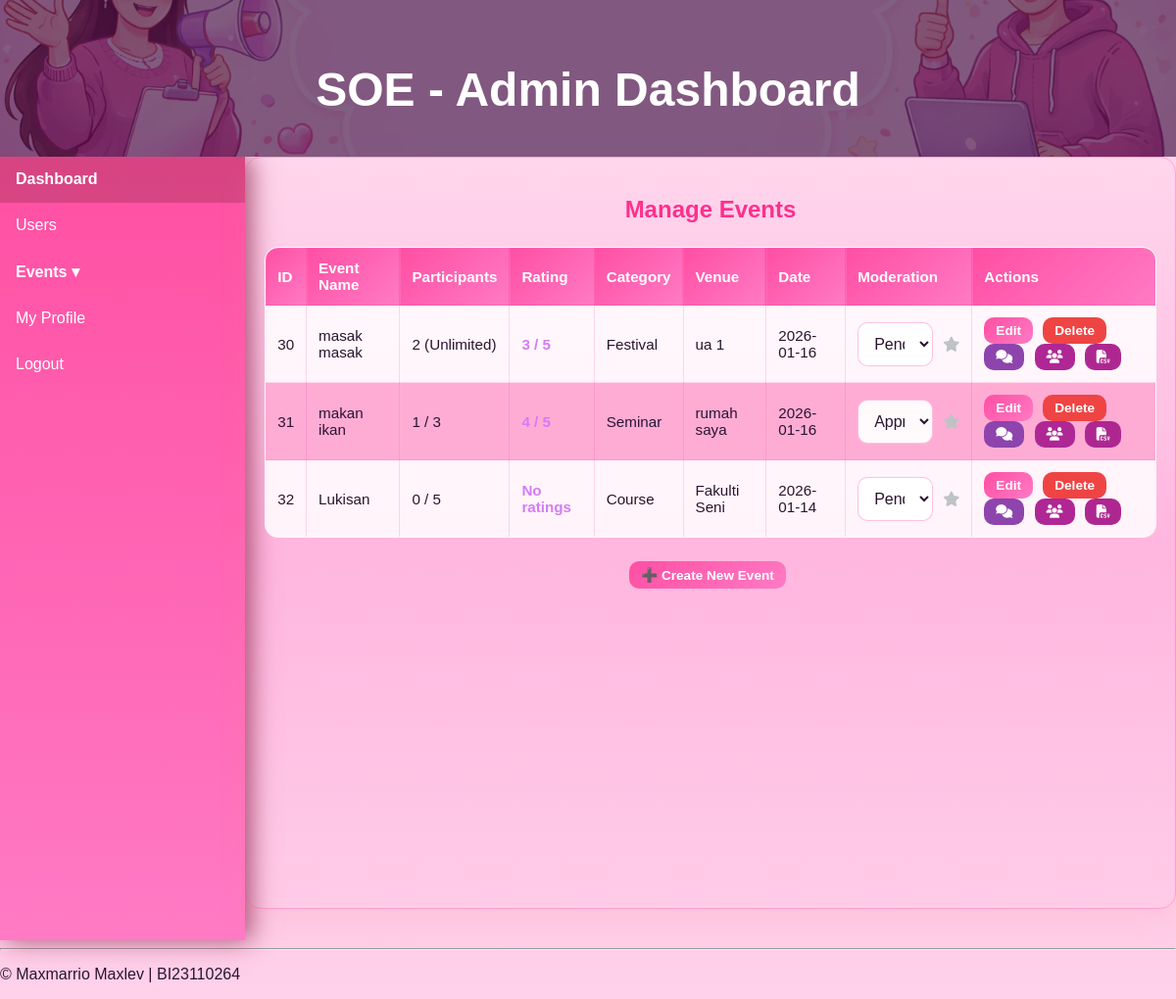
/admin/events/manage.php (signed in), run on the app's committed database.
### tables this page shows
CREATE TABLE `events` (
  `event_id` int(11) NOT NULL,
  `event_name` varchar(255) NOT NULL,
  `description` text DEFAULT NULL,
  `category_id` int(10) UNSIGNED DEFAULT NULL,
  `venue` varchar(255) DEFAULT NULL,
  `event_date` date DEFAULT NULL,
  `event_time` time DEFAULT NULL,
  `registration_close_date` date DEFAULT NULL,
  `contact_person` varchar(100) DEFAULT NULL,
  `contact_number` varchar(30) DEFAULT NULL,
  `fee` decimal(10,2) NOT NULL DEFAULT 0.00,
  `mode` enum('Physical','Online','Hybrid') DEFAULT NULL,
  `remarks` text DEFAULT NULL,
  `poster_path` varchar(100) DEFAULT NULL,
  `poster2_path` varchar(255) DEFAULT NULL,
  `poster3_path` varchar(255) DEFAULT NULL,
  `poster4_path` varchar(255) DEFAULT NULL,
  `created_by` int(11) DEFAULT NULL,
  `created_at` timestamp NOT NULL DEFAULT current_timestamp(),
  `max_participants` int(11) DEFAULT 0,
  `visibility` enum('Public','University') DEFAULT 'Public',
  `admin_status` enum('Pending','Approved','Archived') DEFAULT 'Pending',
  `is_highlighted` tinyint(1) DEFAULT 0
);

CREATE TABLE `event_category` (
  `category_id` int(10) UNSIGNED NOT NULL,
  `categoryName` varchar(100) NOT NULL,
  `categoryDesc` varchar(100) NOT NULL,
  `createDate` timestamp NOT NULL DEFAULT current_timestamp()
);

### admin/events/manage.php (the view, shortened to what this page needs)
<?php
require_once __DIR__ . '/../../config.php';
$role = $_SESSION['user_role'];
if ($role === 'Admin') {
    $sql = "SELECT e.*, c.categoryName,
            (SELECT COUNT(*) FROM registrations WHERE event_id = e.event_id) AS joined_count
            FROM events AS e
            INNER JOIN event_category AS c ON e.category_id = c.category_id";
    $stmt = $conn->prepare($sql);
}
$stmt->execute();
$result = $stmt->get_result();
?>
<!DOCTYPE html>
<html lang="en">
<head>
  <link rel="stylesheet" href="<?= BASE_PATH_CSS ?>admin.css">
  <link rel="stylesheet" href="https://cdnjs.cloudflare.com/ajax/libs/font-awesome/6.5.0/css/all.min.css">
</head>
<body>
  <?php include(ROOT_PATH_ADMIN . 'include/header.php'); ?>
  <div class="admin-container">
    <?php include(ROOT_PATH_ADMIN . 'include/sidebar.php'); ?>
    <main class="main-content">
        <h2>Manage Events</h2>
            <?php if ($result && $result->num_rows > 0): ?>
            <table>
                <thead>
                <tr>
                    <th>ID</th>
                    <th>Event Name</th>
                    <th>Participants</th>
                    <th>Rating</th>
                    <th>Category</th>
                    <th>Venue</th>
                    <th>Date</th>
                    <?php if ($role === 'Admin'): ?>
                        <th>Moderation</th> <?php endif; ?>
                    <th>Actions</th>
                </tr>
                </thead>
                <tbody>
                <?php while ($row = $result->fetch_assoc()):
                    $curr_id = $row['event_id'];
                    $max = $row['max_participants'];
                    $joined = $row['joined_count'];
                    $participant_display = ($max > 0) ? "$joined / $max" : "$joined (Unlimited)";
                    $rating_sql = "SELECT AVG(rating) as avg_score, COUNT(*) as total_reviews
                                   FROM feedback WHERE event_id = ?";
                    $r_stmt = $conn->prepare($rating_sql);
                    $r_stmt->bind_param("i", $curr_id);
                    $r_stmt->execute();
                    $rating_data = $r_stmt->get_result()->fetch_assoc();
                    $display_rating = $rating_data['total_reviews'] > 0
                                      ? round($rating_data['avg_score'], 1) . " / 5"
                                      : "No ratings";
                ?>
                    <tr>
                        <td><?= $row['event_id'] ?></td>
                        <td><?= htmlspecialchars($row['event_name']) ?></td>
                        <td>
                            <?= $participant_display ?>
                        </td>
                        <td>
                    <a href="view_feedback.php?event_id=<?= $row['event_id'] ?>"
     style="color:#d37cf6; font-weight:bold; text-decoration:none;"
     onmouseover="this.style.textDecoration='underline'"
     onmouseout="this.style.textDecoration='none'"
     title="View Feedback">
                <?= $display_rating ?>
                </a>
                </td>
                        <td><?= $row['categoryName'] ?></td>
                        <td><?= htmlspecialchars($row['venue']) ?></td>
                        <td><?= $row['event_date'] ?></td>
                        <?php if ($role === 'Admin'): ?>
                            <td>
                                <div class="admin-controls" style="display: flex; align-items: center;">
                                    <select onchange="window.location.href='admin_action.php?id=<?= $row['event_id'] ?>&action=' + this.value">
                                        <option value="Pending" <?= $row['admin_status'] == 'Pending' ? 'selected' : '' ?>>Pending</option>
                                        <option value="Approved" <?= $row['admin_status'] == 'Approved' ? 'selected' : '' ?>>Approve</option>
                                    </select>
                                    <a href="admin_action.php?id=<?= $row['event_id'] ?>&action=highlight"
                                       style="color: <?= $row['is_highlighted'] ? '#f6ee7c' : '#bdc3c7' ?>; margin-left: 10px;"
                                       title="Toggle Highlight">
                                        <i class="fas fa-star"></i>
                                    </a>
                                </div>
                            </td>
                        <?php endif; ?>
                        <td>
                            <a href="edit.php?id=<?= $row['event_id'] ?>" class="action-btn edit">Edit</a>
                            <a href="delete.php?id=<?= $row['event_id'] ?>" class="action-btn delete" onclick="return confirm('Delete this event?')">Delete</a>
                            <a href="view_feedback.php?event_id=<?= $row['event_id'] ?>"
                            class="action-btn"
                            style="background-color:#8e44ad;"
                            title="View Feedback">
                            <i class="fas fa-comments"></i>
                            </a>
                            <a href="../../auth/manage_participants.php?event_id=<?= $row['event_id'] ?>" class="action-btn" style="background-color: #ae2795;" title="Manage Participants">
                            <i class="fas fa-users"></i>
                            </a>
                            <a href="export_participants.php?event_id=<?= $row['event_id'] ?>"
                               class="action-btn"
                               style="background-color: #ae2791;"
                               title="Download CSV">
                               <i class="fas fa-file-csv"></i>
                            </a>
                        </td>
                    </tr>
                <?php endwhile; ?>
                </tbody>
            </table>
            <?php else: ?>
            <p style="text-align:center;">No events found.</p>
            <?php endif; ?>
            <p style="text-align:center; margin-top:1.5rem;">
                <a href="create.php" class="action-btn edit">➕ Create New Event</a>
            </p>
    </main>
  </div>
  <?php include(ROOT_PATH_ADMIN ."include/footer.php"); ?>
</body>
</html>

### admin/include/header.php
<header class="hero">
    <div class="overlay"></div>
    <div class="hero-content">
        <h1>
            <?php echo (isset($_SESSION['user_role']) && $_SESSION['user_role'] === 'Admin') ? "SOE - Admin Dashboard" : "SOE - My Event Hub"; ?>
        </h1>
    </div>
</header>

### admin/include/sidebar.php (shortened to what this page needs)
<?php
$role = $_SESSION['user_role'] ?? 'User';
?>
<aside class="sidebar" id="sidebar">
  <nav class="menu">
    <a href="<?= BASE_URL ?>/auth/dashboard.php" class="menu-item active">Dashboard</a>
    <?php if ($role === 'Admin'): ?>
        <a href="<?= BASE_URL ?>/admin/users/users.php" class="menu-item">Users</a>
    <?php endif; ?>
    <div class="submenu">
      <button class="submenu-toggle">Events ▾</button>
    </div>
    <a href="<?= BASE_URL ?>/profile.php" class="menu-item">My Profile</a>
    <a href="<?= BASE_URL ?>/auth/logout_action.php" class="menu-item">Logout</a>
  </nav>
</aside>

### admin/include/footer.php (shortened to what this page needs)
<footer>
    <hr>
    <p>&copy; Maxmarrio Maxlev | BI23110264</p>
</footer>

### assets/css/admin.css (style rules this page uses)
body { margin: 0; font-family: Arial, sans-serif; background: linear-gradient(180deg, #ffe3f2 0%, #ffb6df 55%, #ffd1ea 100%); color: #2a1530; }
.hero { background: url("../img/banner.png") no-repeat center center/cover; height: 20vh; position: relative; display: flex; align-items: center; justify-content: center; text-align: center; color: white; }
.hero .overlay { position: absolute; inset: 0; background: rgba(60, 5, 61, 0.64); z-index: 1; }
.hero-content { position: relative; z-index: 2; }
.hero h1 { font-size: clamp(1.8rem, 4vw, 3rem); margin-bottom: 10px; }
.admin-container { display: flex; min-height: 100vh; }
.sidebar { width: 250px; background: linear-gradient(180deg, #ff4fa3 0%, #ff7ac4 100%); color: #fff; transition: all 0.3s ease; flex-shrink: 0; display: flex; flex-direction: column; box-shadow: 6px 0 24px rgba(135, 26, 64, 0.704); }
.menu { display: flex; flex-direction: column; padding: 0; margin: 0; }
.menu-item, .submenu-toggle { color: #fff; padding: 0.9rem 1rem; text-decoration: none; display: block; border: none; background: none; text-align: left; font-size: 1rem; cursor: pointer; transition: background 0.25s, transform 0.2s; }
.menu-item.active { background-color: rgba(145, 46, 69, 0.35); color: #fff; font-weight: bold; }
.main-content { margin-top: 0; flex: 1; padding: 1.2rem; background: transparent; }
.main-content h2 { color: #ff2f8d; }
main { max-width: 90%; margin: 2rem auto; background: rgba(255,255,255,0.85); padding: 1.2rem; border-radius: 16px; border: 1px solid rgba(255, 79, 163, 0.35); box-shadow: 0 12px 28px rgba(247, 149, 149, 0.136); }
h2 { text-align: center; margin-bottom: 1.5rem; color: #ff2f8d; }
input[type="text"], input[type="date"], select, textarea { width: 100%; padding: 0.75rem; border: 1px solid rgba(255,79,163,0.35); border-radius: 10px; font-size: 1rem; box-sizing: border-box; background: rgba(255,255,255,0.95); color: #2a1530; }
button { padding: 0.85rem; background: linear-gradient(135deg, #ff4fa3 0%, #ff7ac4 100%); color: #ffffff; font-size: 1rem; font-weight: 700; border: none; border-radius: 12px; cursor: pointer; transition: transform 0.2s, filter 0.2s, box-shadow 0.2s; }
table { width: 100%; border-collapse: collapse; font-size: 0.95rem; background: rgba(255,255,255,0.85); border: 1px solid rgba(255, 79, 163, 0.25); border-radius: 14px; overflow: hidden; }
th, td { border: 1px solid rgba(255, 79, 163, 0.20); padding: 0.75rem; text-align: left; color: #2a1530; }
th { background: linear-gradient(135deg, #ff4fa3 0%, #ff7ac4 100%); color: #ffffff; }
tr:nth-child(even) { background-color: rgba(255, 79, 164, 0.442); }
a.action-btn { display: inline-block; padding: 6px 12px; margin-right: 6px; border-radius: 10px; text-decoration: none; color: white; font-weight: bold; font-size: 0.85rem; transition: transform 0.15s, filter 0.15s; }
a.edit { background: linear-gradient(135deg, #ff4fa3 0%, #ff7ac4 100%); }
a.delete { background: #ef4444; }

### data on the page
events: event_id "30", event_name "masak masak", participant_display "2 (Unlimited)", display_rating "3 / 5", category.categoryName "Festival", venue "ua 1", event_date "2026-01-16", admin_status+event_id "Pending"
events: event_id "31", event_name "makan ikan", participant_display "1 / 3", display_rating "4 / 5", category.categoryName "Seminar", venue "rumah saya", event_date "2026-01-16", admin_status+event_id "Approve"
events: event_id "32", event_name "Lukisan", participant_display "0 / 5", display_rating "No ratings", category.categoryName "Course", venue "Fakulti Seni", event_date "2026-01-14", admin_status+event_id "Pending"
